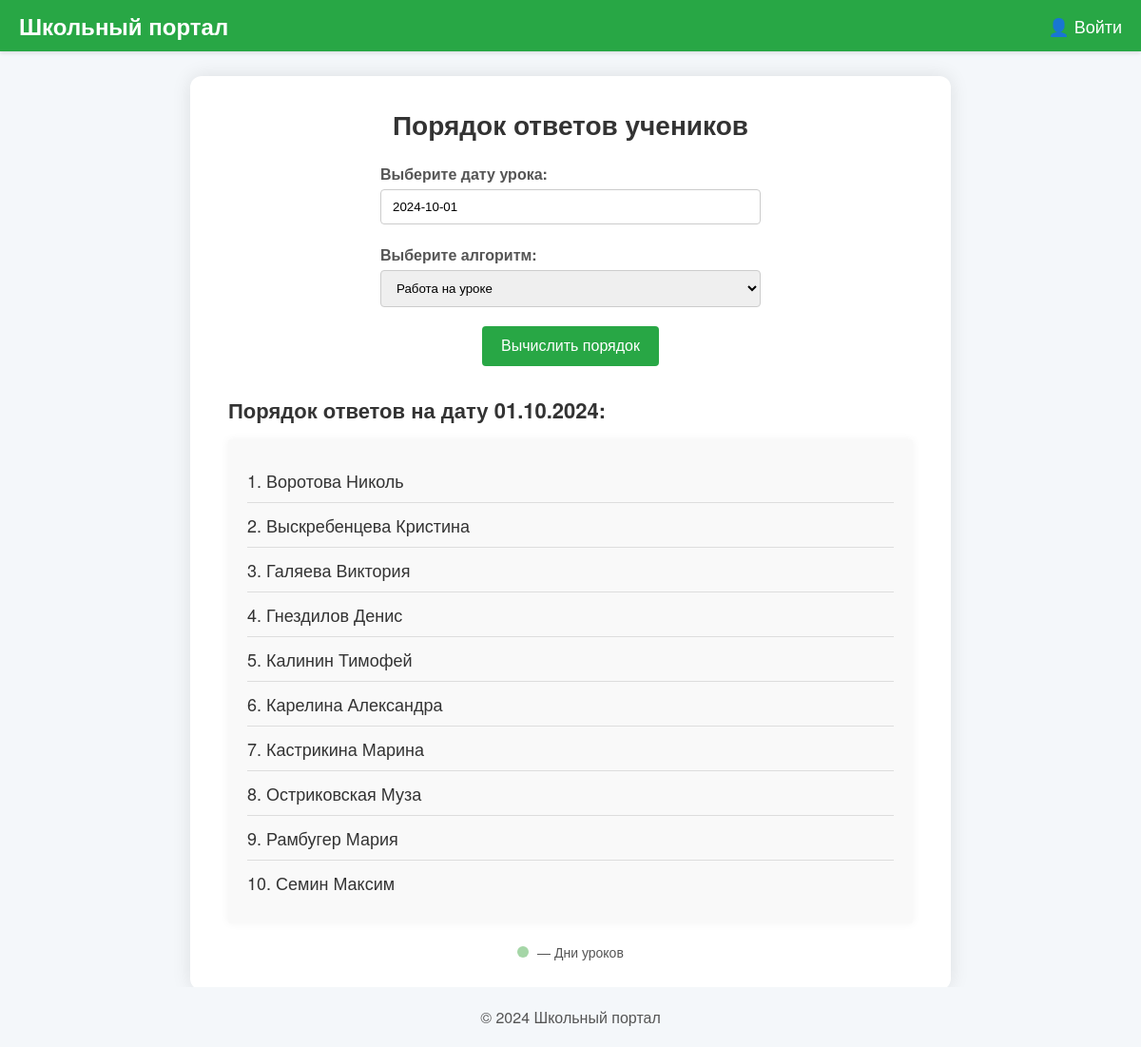
The page / on the database its author committed.
### tables this page shows
CREATE TABLE `students` (
  `id` int(11) NOT NULL AUTO_INCREMENT,
  `name` varchar(255) NOT NULL,
  `was_present_before` tinyint(1) NOT NULL DEFAULT 0,
  `is_present_now` tinyint(1) NOT NULL DEFAULT 0,
  `marks` int(11) NOT NULL DEFAULT 0,
  PRIMARY KEY (`id`)
);

### functions.php (called while the page is built, shortened)
<?php
$lessonDays = [2];
function getNextLessonDate($lessonDays) {
    $today = strtotime('today');
    $currentDay = date('w', $today);
    foreach (range(0, 6) as $i) {
        $nextDay = ($currentDay + $i) % 7;
        if (in_array($nextDay, $lessonDays)) {
            return date('Y-m-d', strtotime("+$i days", $today));
        }
    }
    return date('Y-m-d', $today);
}
function readStudents($pdo) {
    $stmt = $pdo->query('SELECT s.*, u.id AS user_id, u.nickname FROM students s LEFT JOIN users u ON s.id=u.student_id');
    return $stmt->fetchAll();
}
function isLoggedIn() {
    return isset($_SESSION['user_id']);
}
function calculateOrderLesson($students, $day, $n = 10) {
    $quantity = count($students);
    $index = ($day - 1) % $quantity;
    $order = [];
    $selectedIndices = [];
    while (count($order) < $n && count($selectedIndices) < $quantity) {
        $student = $students[$index];
        if (!in_array($index, $selectedIndices)) {
            if ($student['is_present_now'] && $student['was_present_before'] && $student['marks'] == 0)
                $order[] = $student;
            $selectedIndices[] = $index;
            $index = ($index + $day) % $quantity;
        } else {
            $index = ($index + 1) % $quantity;
        }
    }
    return $order;
}
?>

### index.php (the view, shortened to what this page needs)
<?php
require_once 'db_connect.php';
require_once 'functions.php';
try {
    $pdo = new PDO($dsn, $user, $pass, $options);
} catch (PDOException $e) {
    echo 'Подключение не удалось: ' . $e->getMessage();
    exit();
}
if ($_SERVER['REQUEST_METHOD'] == 'POST') {
    $selectedDate = $_POST['date'];
    $algorithm = $_POST['algorithm'];
} else {
    $selectedDate = getNextLessonDate($lessonDays);
    $algorithm = 'lesson';
}
$day = (int)date('d', strtotime($selectedDate));
$students = readStudents($pdo);
$quantity = count($students);
if ($quantity > 0) {
    if ($algorithm == 'exam') {
        $order = calculateOrderExam($students, $day);
    } else {
        $order = calculateOrderLesson($students, $day);
    }
} else {
    echo "<p>Не удалось вычислить порядок, так как список учеников пуст.</p>";
    $order = [];
}
?>
<!DOCTYPE html>
<html lang="ru">
<head>
    <link rel="stylesheet" href="style.css">
    <link rel="stylesheet" href="https://cdnjs.cloudflare.com/ajax/libs/font-awesome/6.4.0/css/all.min.css">
    <link rel="stylesheet" href="https://cdn.jsdelivr.net/npm/flatpickr/dist/flatpickr.min.css">
</head>
<body>
    <?php include 'header.php'; ?>
    <div class="container">
        <h1>Порядок ответов учеников</h1>
        <form method="post">
            <div class="form-group">
                <label for="date">Выберите дату урока:</label>
                <input type="text" id="date" name="date" value="<?php echo htmlspecialchars($selectedDate); ?>" required>
            </div>
            <div class="form-group">
                <label for="algorithm">Выберите алгоритм:</label>
                <select id="algorithm" name="algorithm">
                    <option value="lesson" <?php if ($algorithm == 'lesson') echo 'selected'; ?>>Работа на уроке</option>
                </select>
            </div>
            <input type="submit" value="Вычислить порядок">
        </form>
        <?php if (!empty($order)): ?>
            <h2>Порядок ответов на дату <?php echo date('d.m.Y', strtotime($selectedDate)); ?>:</h2>
            <ol>
                <?php foreach ($order as $student): ?>
                    <li><?php
                        echo htmlspecialchars($student['name']);
                    ?></li>
                <?php endforeach; ?>
            </ol>
        <?php else: ?>
            <p>Нет доступных учеников для выбранного алгоритма и даты.</p>
        <?php endif; ?>
        <div class="legend">
            <span><span class="lesson-day"></span> — Дни уроков</span>
        </div>
    </div>
    <footer>
        &copy; <?php echo date('Y'); ?> Школьный портал
    </footer>
</body>
</html>

### header.php (shortened to what this page needs)
<header>
    <div class="header-container">
        <div class="logo">
            <a href="/">Школьный портал</a>
        </div>
        <div class="user-menu">
            <?php if (isLoggedIn()): ?>
                <div class="dropdown">
                    <span class="user-icon">&#128100;</span>
                    <div class="dropdown-content">
                        <a href="/">Главная</a>
                        <a href="/profile">Профиль</a>
                        <?php if (isAdmin()): ?>
                            <a href="/admin">Консоль</a>
                        <?php endif; ?>
                        <a href="/logout">Выйти</a>
                    </div>
                </div>
            <?php else: ?>
                <a href="/login">&#128100; Войти</a>
            <?php endif; ?>
        </div>
    </div>
</header>

### style.css (style rules this page uses)
:root { --font-family: 'Helvetica Neue', Arial, sans-serif; --color-bg: #f4f7fa; --color-bg-content: #fff; --color-text: #333; --color-text-secondary: #555; --color-primary: #28a745; --color-primary-hover: #209a3c; --color-border: #ccc; --color-border-light: #ddd; --color-success: #d4edda; --color-error: #dc3545; --color-warning: #ffc107; --color-info: #17a2b8; --color-calendar-bg: #fafafa; --color-calendar-header: #f0f0f0; --color-calendar-weekdays: #f7f7f7; --color-calendar-today-bg: #cce5ff; --color-calendar-today-text: #0056b3; --color-calendar-selected-bg: #0056b3; --color-calendar-selected-text: #fff; --color-calendar-lesson-day-bg: #a5d6a7; --color-calendar-lesson-day-text: #2e7d32; --color-calendar-lesson-day-hover-bg: #81c784; --color-calendar-lesson-day-hover-text: #1b5e20; }
* { margin: 0; padding: 0; box-sizing: border-box; }
body { font-family: var(--font-family); background-color: var(--color-bg); color: var(--color-text); }
header { background-color: var(--color-primary); color: #fff; padding: 10px 20px; position: fixed; width: 100%; top: 0; z-index: 1000; box-shadow: 0 2px 4px rgba(0, 0, 0, 0.1); }
.header-container { display: flex; justify-content: space-between; align-items: center; }
.logo a { color: #fff; text-decoration: none; font-size: 24px; font-weight: bold; }
.user-menu { position: relative; }
.user-menu a { color: #fff; text-decoration: none; font-size: 18px; margin-left: 15px; display: flex; align-items: center; }
form { margin-bottom: 30px; text-align: center; }
label { display: block; font-weight: bold; margin-bottom: 5px; color: var(--color-text-secondary); }
.form-group { margin-bottom: 20px; text-align: left; max-width: 400px; margin-left: auto; margin-right: auto; }
input[type="text"], input[type="password"], select, input[type="number"] { padding: 10px 12px; width: 100%; max-width: 100%; border: 1px solid var(--color-border); border-radius: 4px; margin: 0 auto 15px auto; display: block; }
input[type="submit"], button { padding: 12px 20px; background: var(--color-primary); border: none; color: #fff; border-radius: 4px; cursor: pointer; margin: 20px auto 0 auto; font-size: 16px; transition: background 0.3s ease; display: block; }
ol { background: #f9f9f9; padding: 20px; border-radius: 4px; box-shadow: 0 0 10px rgba(0, 0, 0, 0.05); list-style-position: inside; font-size: 18px; }
ol li { padding: 10px 0; border-bottom: 1px solid var(--color-border-light); }
ol li:last-child { border-bottom: none; }
.legend { margin-top: 20px; text-align: center; font-size: 14px; color: var(--color-text-secondary); }
.legend .lesson-day { width: 12px; height: 12px; background-color: var(--color-calendar-lesson-day-bg); display: inline-block; margin-right: 5px; border-radius: 50%; }
footer { text-align: center; padding: 20px; background: var(--color-bg); position: fixed; width: 100%; bottom: 0; color: var(--color-text-secondary); }
.container { width: 80%; max-width: 800px; margin: 80px auto 60px auto; background: var(--color-bg-content); padding: 30px 40px; border-radius: 12px; box-shadow: 0 0 20px rgba(0, 0, 0, 0.1); }
h1 { color: var(--color-text); text-align: center; font-size: 28px; margin-bottom: 20px; }
h2 { color: var(--color-text); font-size: 22px; margin-top: 20px; margin-bottom: 15px; }
a { color: var(--color-primary); }

### rows shown on the page
students: name "Воротова Николь"
students: name "Выскребенцева Кристина"
students: name "Галяева Виктория"
students: name "Гнездилов Денис"
students: name "Калинин Тимофей"
students: name "Карелина Александра"
students: name "Кастрикина Марина"
students: name "Остриковская Муза"
students: name "Рамбугер Мария"
students: name "Семин Максим"

### other values the page prints
date('d.m.Y', strtotime($selectedDate)) "01.10.2024"
